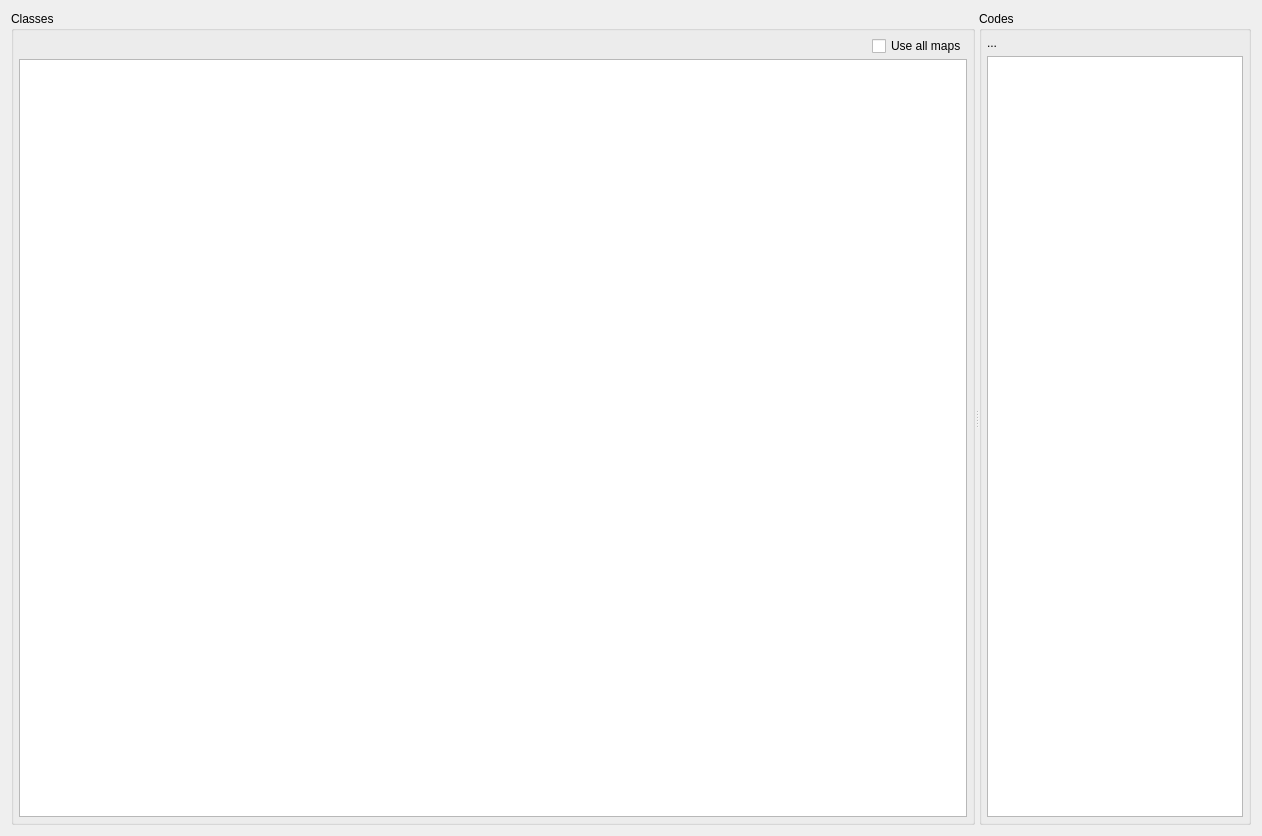
<?xml version="1.0" encoding="UTF-8"?>
<ui version="4.0">
 <class>ClassesWidget</class>
 <widget class="QWidget" name="ClassesWidget">
  <property name="geometry">
   <rect>
    <x>0</x>
    <y>0</y>
    <width>1262</width>
    <height>836</height>
   </rect>
  </property>
  <property name="sizePolicy">
   <sizepolicy hsizetype="Expanding" vsizetype="Expanding">
    <horstretch>0</horstretch>
    <verstretch>0</verstretch>
   </sizepolicy>
  </property>
  <property name="windowTitle">
   <string>Edit Classes</string>
  </property>
  <layout class="QVBoxLayout" name="verticalLayout_2">
   <item>
    <widget class="qf::qmlwidgets::Splitter" name="splitter">
     <property name="orientation">
      <enum>Qt::Horizontal</enum>
     </property>
     <widget class="QGroupBox" name="groupBox">
      <property name="sizePolicy">
       <sizepolicy hsizetype="Preferred" vsizetype="Preferred">
        <horstretch>4</horstretch>
        <verstretch>0</verstretch>
       </sizepolicy>
      </property>
      <property name="title">
       <string>Classes</string>
      </property>
      <layout class="QVBoxLayout" name="verticalLayout">
       <property name="spacing">
        <number>3</number>
       </property>
       <property name="leftMargin">
        <number>5</number>
       </property>
       <property name="topMargin">
        <number>5</number>
       </property>
       <property name="rightMargin">
        <number>5</number>
       </property>
       <property name="bottomMargin">
        <number>5</number>
       </property>
       <item>
        <layout class="QHBoxLayout" name="horizontalLayout">
         <property name="spacing">
          <number>0</number>
         </property>
         <property name="topMargin">
          <number>0</number>
         </property>
         <item>
          <widget class="qf::qmlwidgets::TableViewToolBar" name="tblClassesTB" native="true">
           <property name="sizePolicy">
            <sizepolicy hsizetype="MinimumExpanding" vsizetype="Preferred">
             <horstretch>0</horstretch>
             <verstretch>0</verstretch>
            </sizepolicy>
           </property>
          </widget>
         </item>
         <item>
          <widget class="QCheckBox" name="chkUseAllMaps">
           <property name="sizePolicy">
            <sizepolicy hsizetype="Preferred" vsizetype="Fixed">
             <horstretch>0</horstretch>
             <verstretch>0</verstretch>
            </sizepolicy>
           </property>
           <property name="toolTip">
            <string>When checked, all the maps defined for class will be used during drawing</string>
           </property>
           <property name="text">
            <string>Use all maps</string>
           </property>
          </widget>
         </item>
        </layout>
       </item>
       <item>
        <widget class="ClassesTableView" name="tblClasses"/>
       </item>
      </layout>
     </widget>
     <widget class="QGroupBox" name="groupBox_4">
      <property name="sizePolicy">
       <sizepolicy hsizetype="Preferred" vsizetype="Preferred">
        <horstretch>0</horstretch>
        <verstretch>0</verstretch>
       </sizepolicy>
      </property>
      <property name="title">
       <string>Codes</string>
      </property>
      <layout class="QVBoxLayout" name="verticalLayout_4">
       <property name="spacing">
        <number>3</number>
       </property>
       <property name="leftMargin">
        <number>5</number>
       </property>
       <property name="topMargin">
        <number>5</number>
       </property>
       <property name="rightMargin">
        <number>5</number>
       </property>
       <property name="bottomMargin">
        <number>5</number>
       </property>
       <item>
        <widget class="QLabel" name="lblCourseCodes">
         <property name="text">
          <string>...</string>
         </property>
        </widget>
       </item>
       <item>
        <widget class="qf::qmlwidgets::TableViewToolBar" name="tblCourseCodesTB" native="true"/>
       </item>
       <item>
        <widget class="qf::qmlwidgets::TableView" name="tblCourseCodes"/>
       </item>
      </layout>
     </widget>
    </widget>
   </item>
  </layout>
 </widget>
 <customwidgets>
  <customwidget>
   <class>qf::qmlwidgets::TableViewToolBar</class>
   <extends>QWidget</extends>
   <header location="global">qf/qmlwidgets/tableviewtoolbar.h</header>
   <container>1</container>
  </customwidget>
  <customwidget>
   <class>qf::qmlwidgets::TableView</class>
   <extends>QTableView</extends>
   <header location="global">qf/qmlwidgets/tableview.h</header>
  </customwidget>
  <customwidget>
   <class>qf::qmlwidgets::Splitter</class>
   <extends>QSplitter</extends>
   <header location="global">qf/qmlwidgets/splitter.h</header>
   <container>1</container>
  </customwidget>
  <customwidget>
   <class>ClassesTableView</class>
   <extends>QTableView</extends>
   <header>src/classestableview.h</header>
  </customwidget>
 </customwidgets>
 <resources/>
 <connections/>
</ui>
